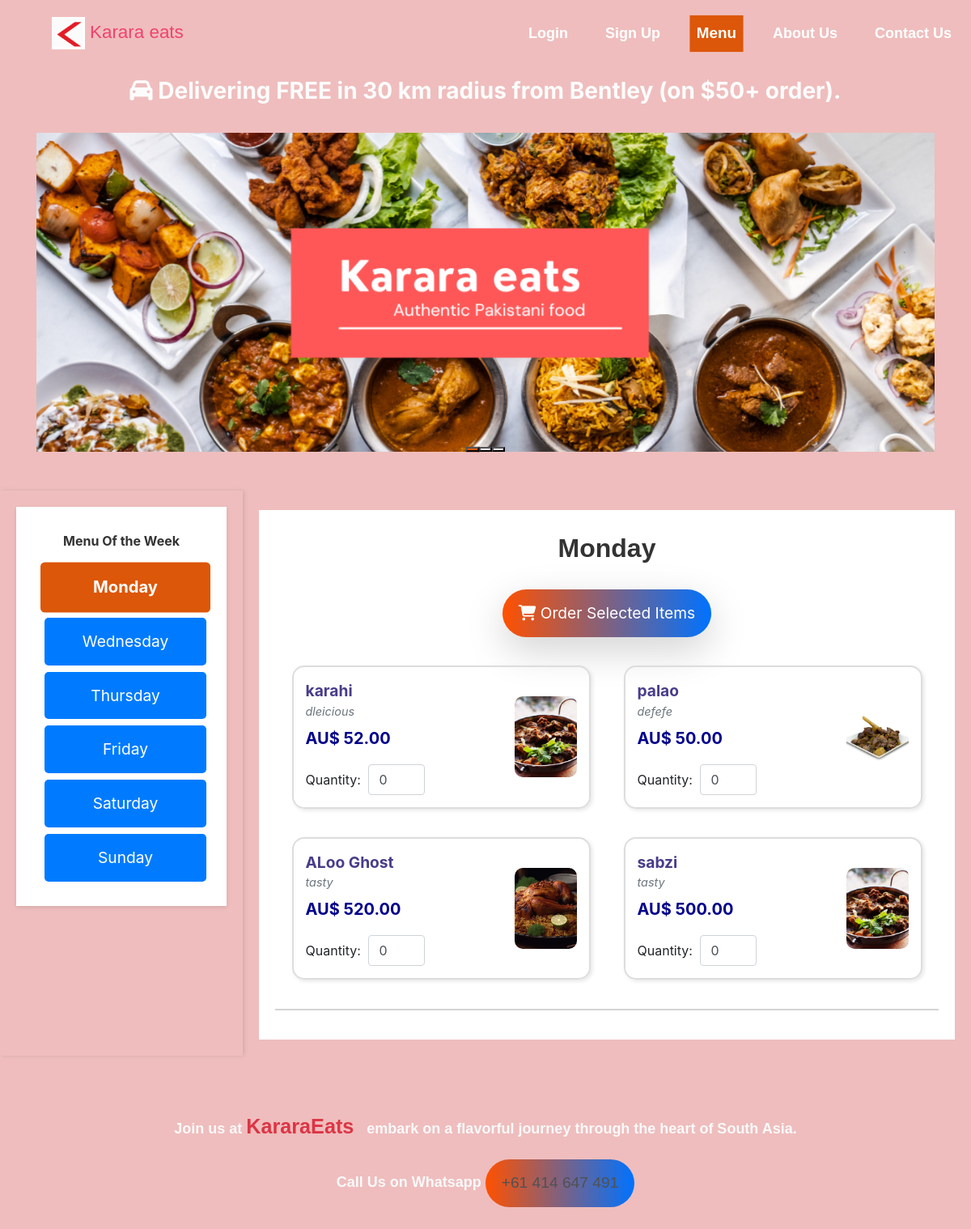
The page /menu/Weeklymenu/ on the database as committed earlier.
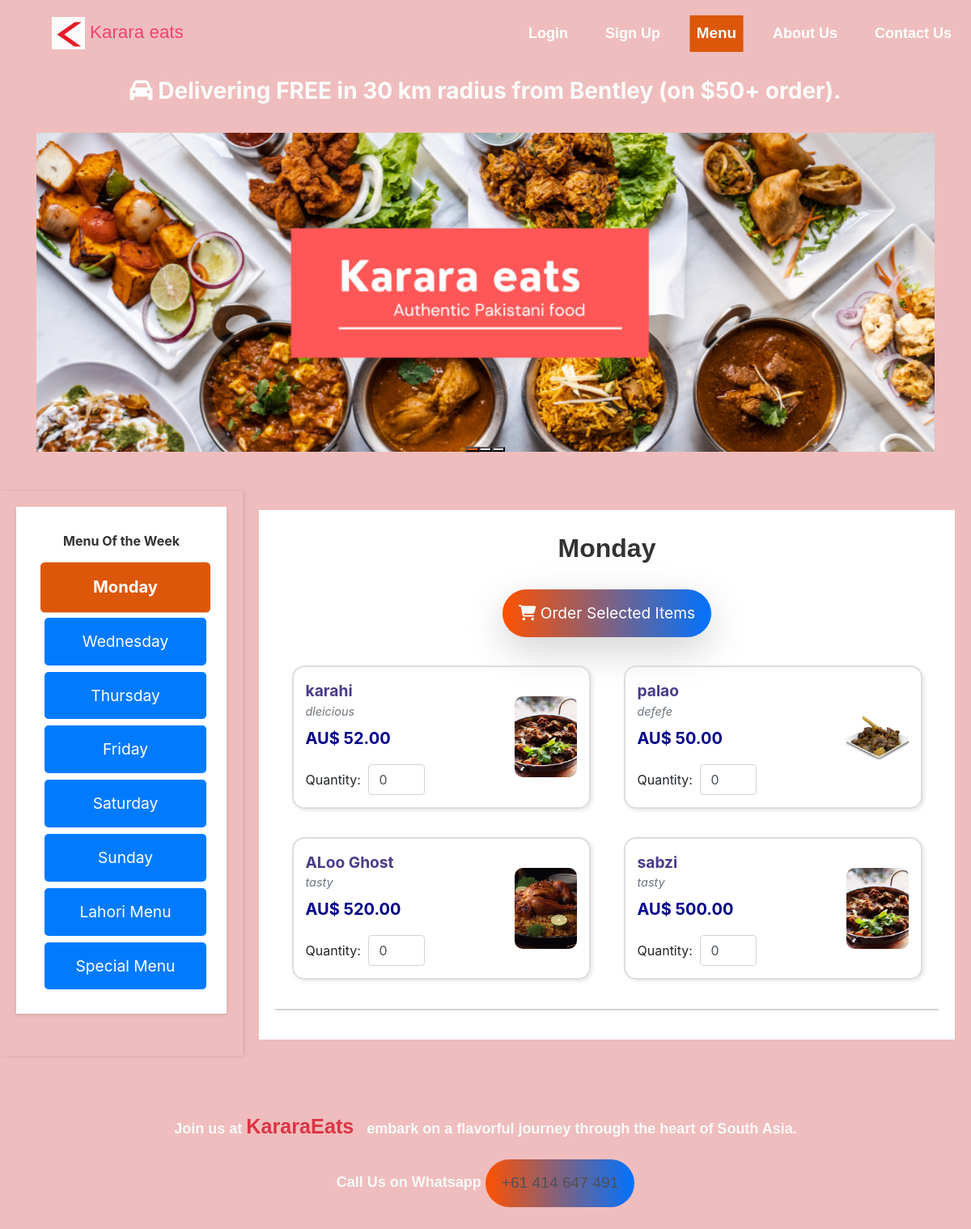
The same page on the database as committed later.
### menu/models.py (models this page shows, shortened)
class Menu(models.Model):
    name = models.CharField(max_length=100)
    food_items = models.ManyToManyField(FoodItem)
    created_at = models.DateTimeField(auto_now_add=True)

### fooditems/models.py (models this page shows, shortened)
class FoodItem(models.Model):
    name = models.CharField(max_length=100)
    description = models.TextField()
    price = models.DecimalField(max_digits=8, decimal_places=2)
    quantity = models.IntegerField()
    picture = models.ImageField(upload_to='food_items/', blank=True, null=True)

### menu/views.py (the view)
# urls.py: path('Weeklymenu/', views.WeeklyMenuDisplay, name='WeeklyMenu'),
def WeeklyMenuDisplay(request):
    menus = Menu.objects.all()  # Fetch all menus
    return render(request, 'menu/user_menu_weekly_display.html', {'menus': menus ,'user': request.user})

### templates/menu/user_menu_weekly_display.html (shortened to what this page needs)
{% extends "base.html" %}
{% load static %}
{% block content %}
   <div class="container-fluid">
    <div class="row">
      <div class="col-lg-12">
        <div class="container">
          <div id="carouselExampleCaptions" class="carousel slide " data-bs-ride="carousel">
              <div class="carousel-indicators ">
                <button type="button" data-bs-target="#carouselExampleCaptions" data-bs-slide-to="0" class="active" aria-current="true" aria-label="Slide 1"></button>
                <button type="button" data-bs-target="#carouselExampleCaptions" data-bs-slide-to="1" aria-label="Slide 2"></button>
                <button type="button" data-bs-target="#carouselExampleCaptions" data-bs-slide-to="2" aria-label="Slide 3"></button>
              </div>
              <div class="carousel-inner">
                <div class="carousel-item active">
                  <img src="{% static 'images/karara_eats_banner_1.png' %}" class="d-block w-100 blurred-bg" alt="...">
                </div>
              </div>
            </div>
          </div>
      </div>
    </div>
  </div>
<div class="menu-container mt-5" style="display: flex; flex-wrap: wrap; height: auto;">
     <div class="sidebar">
        <div class="tabs bg-white text-center">
            <span style="font-size: 1em; font-weight: bold; color: #333;">Menu Of the Week</span>
            <div id="menuOptions" class="mt-md-2">
                {% for menu in menus %}
                    <button class="tab-button mt-md-2" onclick="showMenu('{{ menu.name }}')">{{ menu.name }}</button>
                {% endfor %}
            </div>
        </div>
    </div>
    <div class="menu-content" style="flex: 1; padding: 20px; overflow-y: auto; background-color:none">
        <form id="orderForm" method="post" action="{% url 'order_items' %}">
            <div id="menuContent" class="mt-1">
                {% for menu in menus %}
                <div id="{{ menu.name }}" class="menu-section" style="display: none; background-color: white; padding: 20px; border-radius: 0px;">
                    <span class="nav-link display-4 text-center fadeInUp custom-font-Menu" style="font-size: 2em; font-weight: bold; color: #333;">{{ menu.name }}</span>
                    <div class="text-center mt-4">
                        <button type="submit" class="btn btn-primary btn-lg shadow-lg" style="transition: background-color 0.3s;">
                            <i class="fas fa-shopping-cart"></i> Order Selected Items
                        </button>
                    </div>
                    <div class="menu-items" style="margin-top: 20px;">
                        {% for item in menu.food_items.all %}
                        <div class="menu-item" style="display: flex; align-items: center; margin-bottom: 20px; border: 2px solid #ddd; border-radius: 15px; padding: 15px; box-shadow: 2px 2px 5px rgba(0, 0, 0, 0.1);">
                            <div class="item-details" style="flex: 3; padding-right: 15px; text-align: start;">
                                <div class="item-info">
                                    <strong style="font-size: 1.2em; color: darkslateblue;">{{ item.name }}</strong>
                                    <small class="text-muted d-block" style="font-style: italic; font-size: 0.9em;">{{ item.description }}</small>
                                </div>
                                <div class="item-quantity" style="margin-top: 10px;">
                                    <h5 style="color: darkblue; margin-top: 10px; text-align: start;">AU$ {{ item.price }}</h5>
                                    <span style="font-size: 1em; margin-right: 5px;">Quantity:</span>
                                    <input type="number" id="quantities_{{ menu.id }}_{{ item.id }}"
                                           name="quantities_{{ menu.id }}_{{ item.id }}" min="0" max="10"
                                           class="form-control item-quantity" value="0" placeholder="Qty"
                                           style="width: 70px; display: inline-block; margin-top: 10px;">
                                </div>
                            </div>
                            <div class="item-image" style="flex: 1; padding-left: 15px; text-align: right;">
                                {% if item.picture %}
                                    <img class="img-fluid" alt="{{ item.name }}" src="{{ item.picture.url }}"
                                         style="height: 100px; width: 100px; object-fit: cover; border-radius: 10px;">
                                {% endif %}
                            </div>
                        </div>
                        {% endfor %}
                    </div>
                    <hr style="border-top: 2px solid lightgray;">
                </div>
                {% endfor %}
            </div>
        </form>
    </div>
</div>
{% endblock %}

### templates/base.html (shortened to what this page needs)
{% load static %}
<!DOCTYPE html>
<html lang="en">
<head>
    <link rel="stylesheet" href="https://stackpath.bootstrapcdn.com/bootstrap/4.5.2/css/bootstrap.min.css">
    <link href="https://cdnjs.cloudflare.com/ajax/libs/font-awesome/5.15.4/css/all.min.css" rel="stylesheet">
    <link rel="stylesheet" href="https://cdnjs.cloudflare.com/ajax/libs/font-awesome/6.6.0/css/all.min.css"
 />
    <link rel="stylesheet" href="{% static 'css/main.css' %}">
</head>
<body>
    <nav class="navbar navbar-expand-lg fixed-top">
        <a href="{% url 'WeeklyMenu' %}" class="navbar-brand px-5 custom-font-brand">
            <img src="{% static 'images/logo.png' %}" alt="Karara eats"/> Karara eats
        </a>
       <div class="collapse navbar-collapse justify-content-end" id="navmenu">
        <ul class="navbar-nav ms-auto mb-2 mb-lg-0">
                {% if user.is_authenticated %}
                <li class="nav-item text-end">
                    <a id="menu" class="nav-link custom-font" href="{% url 'WeeklyMenu' %}" >Menu</a>
                </li>
                <li class="nav-item">
                    <a  class="nav-link custom-font" href="{% url 'about_us' %}" >About Us</a>
                </li>
                <li class="nav-item">
                    <a  class="nav-link custom-font" href="{% url 'contact_us' %}">Contact Us</a>
                </li>
                {% if user.username == 'fahm' %}
                <li class="nav-item text-end">
                    <a class="nav-link custom-font" href="{% url 'display_menu' %}">Admin</a>
                </li>
                {% else %}
                <li class="nav-item dropdown text-start">
                    <a class="nav-link dropdown-toggle custom-font" href="#" id="navbarDropdown" role="button" data-bs-toggle="dropdown" aria-expanded="false">
                    <i class="fas fa-user-circle" style="font-size: 30px;"></i>
                    </a>
                <ul class="dropdown-menu text-center" aria-labelledby="navbarDropdown">
                     <li><a class="dropdown-item" href="{% url 'edit_profile' %}">Edit Profile</a></li>
                        <li>
                            <form method="POST" action="{% url 'logout' %}">
                             {% csrf_token %}
                            <button type="submit" class="dropdown-item logout-btn ">Logout</button>
                            </form>
                        </li>
                </ul>
                </li>
                {% endif %}
                {% else %}
                <li class="nav-item">
                    <a class="nav-link custom-font" href="{% url 'login' %}">Login</a>
                </li>
                <li class="nav-item">
                    <a class="nav-link custom-font" href="{% url 'register' %}">Sign Up</a>
                </li>
                <li class="nav-item">
                    <a id="menu" class="nav-link custom-font" href="{% url 'WeeklyMenu' %}">Menu</a>
                </li>
                <li class="nav-item">
                    <a class="nav-link custom-font" href="{% url 'about_us' %}">About Us</a>
                </li>
                <li class="nav-item">
                    <a class="nav-link custom-font" href="{% url 'contact_us' %}">Contact Us</a>
                </li>
                {% endif %}
            </ul>
        </div>
    </nav>
    <br>
    <br>
    <br>
    <br>
    <div class="infobar text-center ">
        <h3><i class="fa-solid fa-car"></i> Delivering FREE in 30 km radius
          from Bentley (on $50+ order). </h3>
    </div>
  <br>
        {% block content %}
        {% endblock %}
 <div class="container-fluid mt-5 text-bg-secondary p-3 text-light" style="background-color: none;">
    <div class="row">
        <div class="col-lg-12 text-center">
            <p class="highlight text-center custom-font">
                <strong>Join us at <a href="{% url 'WeeklyMenu' %}" class="navbar-brand custom-font-brand">
                    <span class="text-danger">KararaEats</span>
                </a>embark on a flavorful journey through the heart of South Asia.</strong>
            </p>
            <p class="highlight text-center custom-font"><strong>Call Us on Whatsapp</strong> <a class="btn btn-light" href="tel:+61414647491">+61 414 647 491</a></p>
        </div>
    </div>
</div>
</body>
</html>

### static/css/base.css (style rules this page uses)
body { background-color: #efbdbd; background-size: cover ; background-repeat: no-repeat; background-position: center; margin: 0; height: auto; }
.custom-font { font-family:Sans-serif, Serif; font-size: 1.0em; }
.custom-font-brand { font-family: Sans-serif, Serif; font-size: 1.4em; }
.active { background-color: hsl(22, 92%, 45%); transform: scale(1.05); }
h1, h2, h3, h4, h5, h6 { font-weight: bold; color: #fcfcfc; text-align: center; margin-bottom: 10px; animation: slideInFromRight 0.8s ease-in-out; }
@media (min-width: 992px) { .custom-font { font-size: 18px; } }

### static/css/components.css (style rules this page uses)
.btn { transition: all 0.3s ease-in-out; padding: 15px 20px; font-size: 1.2rem; border-radius: 50px; background-image: linear-gradient(to right, #ff5100, #0072ff); color: white; border: none; }
.text-center a { color: #505153; }

### static/css/layout.css (style rules this page uses)
.infobar { left: 50px; align-self: center; object-fit: center; object-position: center; }
.navbar { background-color: none; padding: 1rem; }
.navbar .nav-link { margin-left: 30px; position: relative; color: rgb(240, 231, 231); color: #ffffff !important; font-weight: bold; transition: color 0.3s ease-in-out; }
.navbar-brand, .navbar .nav-link:hover { color: #f0426d !important; }
.navbar .nav-link::before { content: ''; position: absolute; bottom: -10px; left: 0; right: 0; margin-inline: auto; width: 0%; height: 2px; background-color: rgb(243, 113, 113); box-shadow: 8px 8px 8px #f9f06d; transition: all .6s ease; transform-origin: center; }
.navbar .navbar-brand img { max-height: 40px; }
@media (min-width: 992px) { .custom-font { font-size: 18px; } }

### static/css/utilities.css (style rules this page uses)
.mt-5 { margin-top: 3rem; }
.text-center { text-align: center; }

### templates/menu/user_menu_weekly_display.html (style rules this page uses)
.sidebar { width: 300px; background-color:none; padding: 20px; box-shadow: 2px 0 5px rgba(0,0,0,0.1); }
.tabs { padding: 30px; box-shadow: 0 2px 5px rgba(0, 0, 0, 0.1); position: sticky; top: 0; z-index: 1000; }
.tab-button { margin: 0 5px; background-color: #007bff; color: white; border: none; border-radius: 5px; transition: background-color 0.3s, transform 0.2s; width: 100%; padding: 15px; text-align: center; font-size: 1.2em; }
.active { background-color: hsl(22, 92%, 45%); color: white; font-weight: bold; transform: scale(1.05); }
.menu-items { display: flex; flex-wrap: wrap; justify-content: space-around; margin-top: 20px; }
.menu-item { flex: 0 1 30%; margin: 15px; display: flex; justify-content: center; transition: all 0.3s ease; }
.custom-font-Menu { font-family: Sans-serif, Serif; font-size: 1.6em; }
@media (max-width: 1200px) { .menu-item { flex: 0 1 45%; } }

Rows that differ between the two databases and show on the page:
added Menu: name "Lahori Menu", shown under "Delivering FREE in 30 km radius from Bentley (on $50+ order)."
added Menu: name "Special Menu", shown under "Delivering FREE in 30 km radius from Bentley (on $50+ order)."
